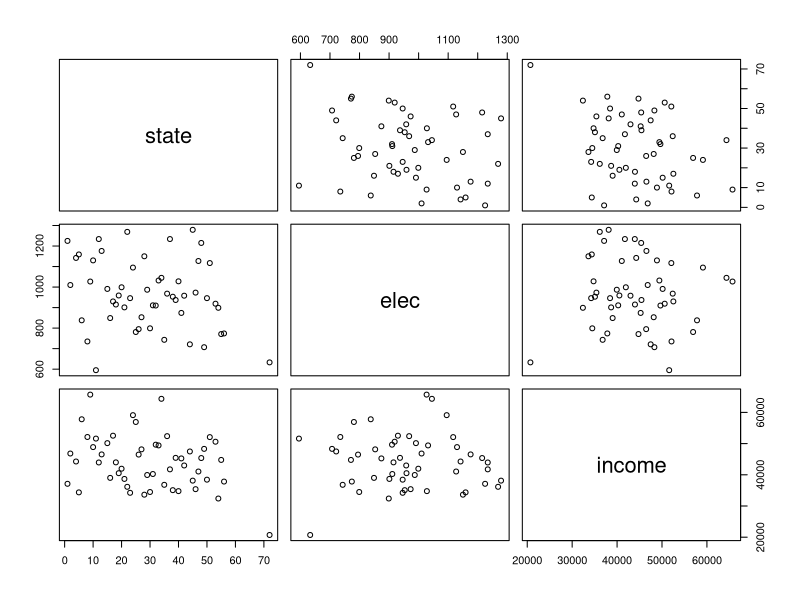
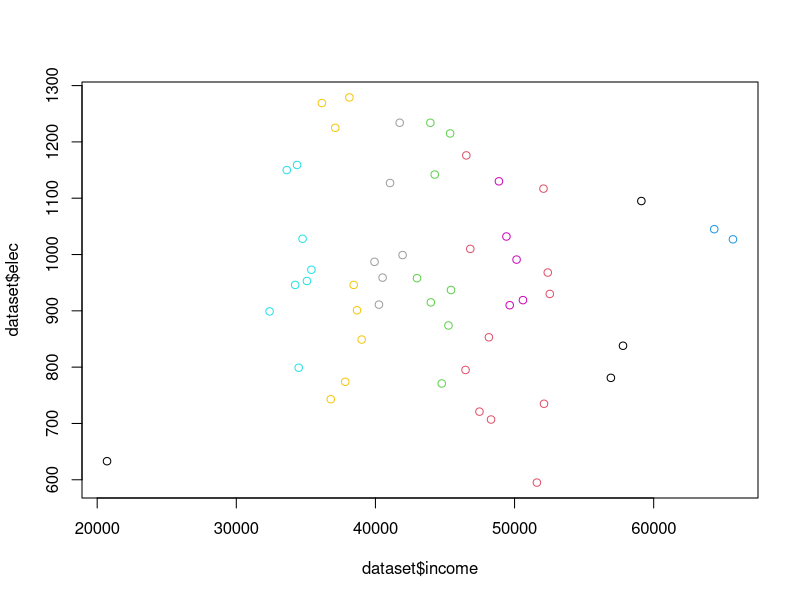
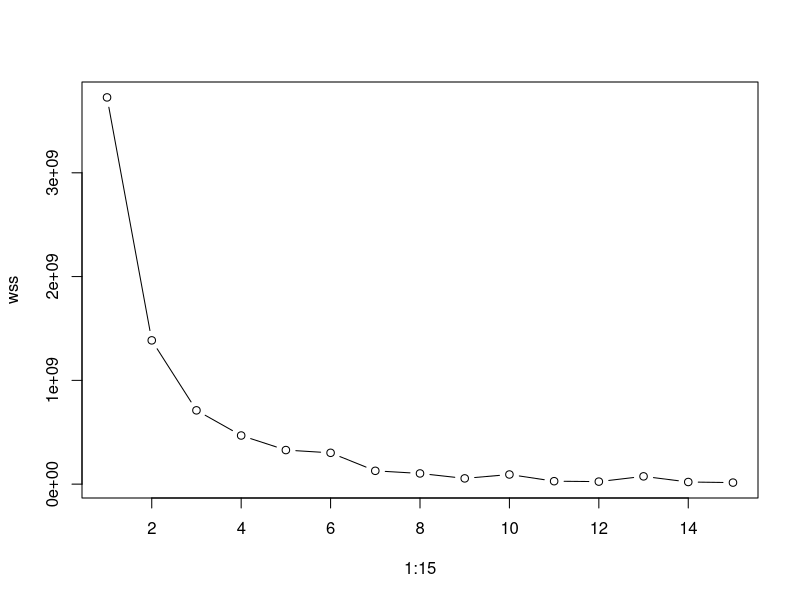
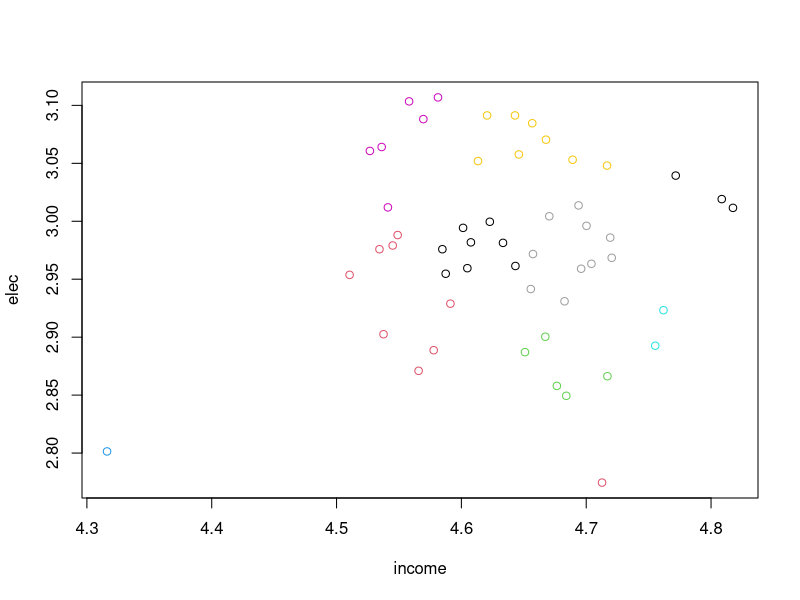
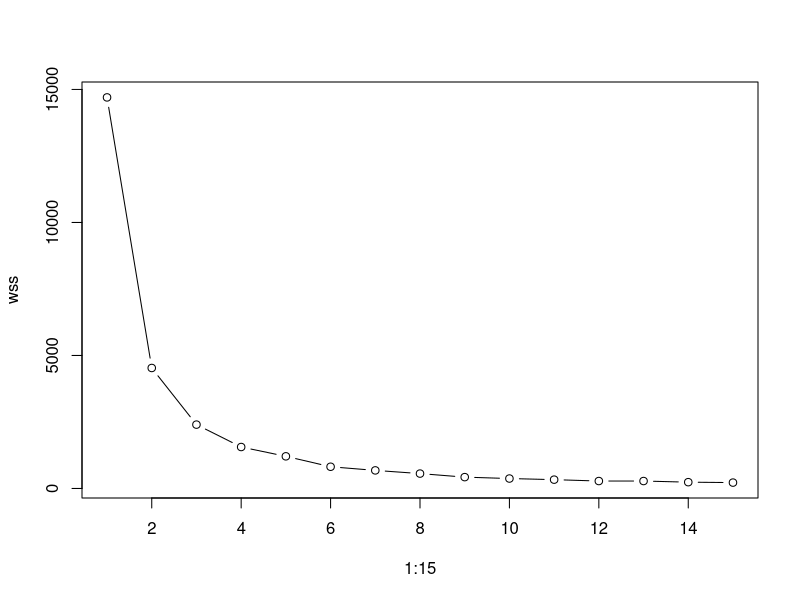
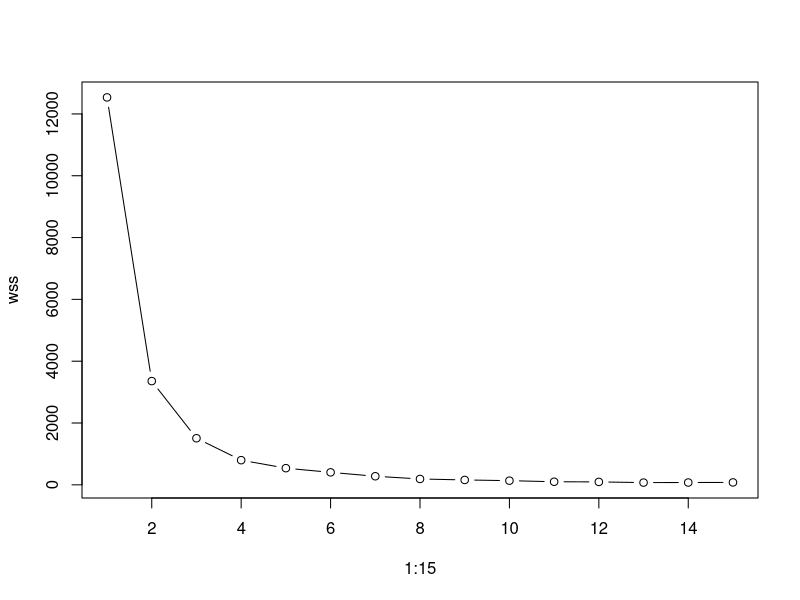
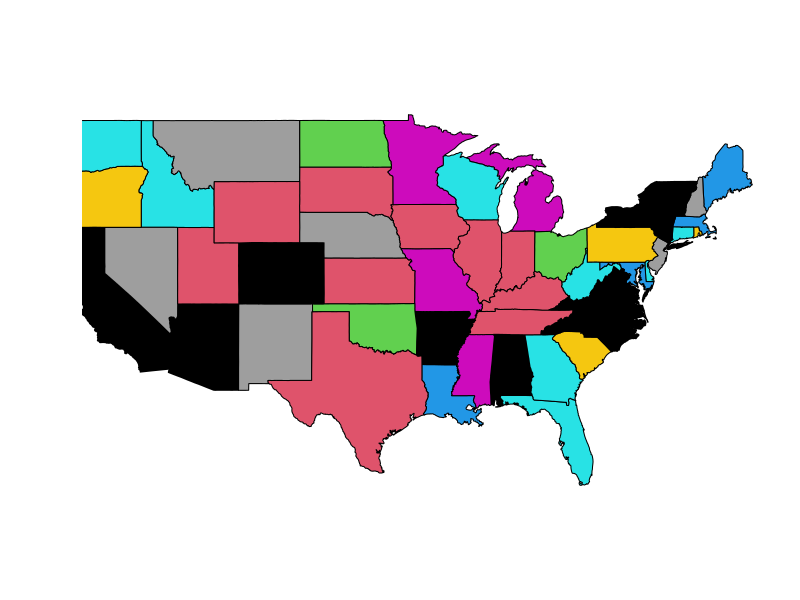
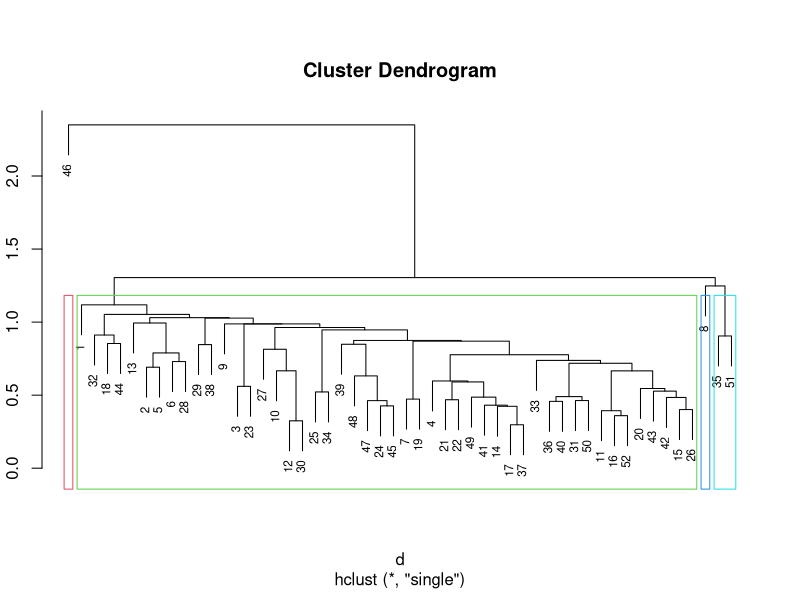

The R source for these figures, in order:
## ---- chunk 1
knitr::opts_chunk$set(echo = TRUE)
## ---- chunk 2
dataset <- read.csv('states.csv')
plot(dataset)
## ---- chunk 3
clusters <- kmeans(dataset,centers=10)
plot(dataset$income,dataset$elec, col=clusters$cluster)
points(clusters$centers, col=1:10 , pch = 8, cex = 2)
## ---- chunk 4
mydata <- dataset
wss <- numeric(15)
for (i in 1:15) wss[i] <- sum(kmeans(mydata,centers=i)$withinss)
plot(1:15, wss, type="b")
## ---- chunk 5
log10_dataset<-dataset[,1:3]
log10_dataset[,2:3]<-log10(dataset[,2:3])
## ---- chunk 6
log10_clusters <- kmeans(log10_dataset[,2:3],centers=10)
center_point <- log10_clusters$cluster[1:52]
log10_dataset<-cbind(log10_dataset,center_point)

plot(log10_dataset$income,log10_dataset$elec,col=log10_dataset$center_point,xlab="income",ylab="elec")
points(log10_clusters$centers,col=1:10,pch=8,cex=2) 
## ---- chunk 7
mydata <- log10_dataset[,]
wss <- numeric(15)
for (i in 1:15) wss[i] <- sum(kmeans(mydata,centers=i)$withinss)
plot(1:15, wss, type="b")
## ---- chunk 8
filtred_dataset <- log10_dataset[,1:3]
filtred_dataset<-filtred_dataset[filtred_dataset$state!='72',]
filtred_clusters <- kmeans(filtred_dataset[,],centers=10)
center_point <- filtred_clusters$cluster[1:51]
filtred_dataset<-cbind(filtred_dataset,center_point)
## ---- chunk 9
mydata <- filtred_dataset[,1:2]
wss <- numeric(15)
for (i in 1:15) wss[i] <- sum(kmeans(mydata,centers=i)$withinss)
plot(1:15, wss, type="b")
## ---- chunk 10
require(maps)
map_order <- c('AL', 'AZ', 'AR', 'CA', 'CO', 'CT', 'DE', 'DC', 'FL', 
               'GA', 'ID', 'IL', 'IN', 'IA', 'KS', 'KY', 'LA', 'ME', 
               'MD', 'MA', 'MA', 'MA', 'MI', 'MI', 'MN', 'MS', 'MO', 
               'MT', 'NE', 'NV', 'NH', 'NJ', 'NM', 'NY', 'NY', 'NY', 
               'NY', 'NC', 'NC', 'NC', 'ND', 'OH', 'OK', 'OR', 'PA', 
               'RI', 'SC', 'SD', 'TN', 'TX', 'UT', 'VT', 'VA', 'VA', 
               'VA', 'WA', 'WA', 'WA', 'WA', 'WA', 'WV', 'WI', 'WY')
## ---- chunk 11
named_vector <- setNames(filtred_dataset$center_point, filtred_dataset$state)
map_color <- as.factor(named_vector[map_order])
## ---- chunk 12
map_color <- filtred_clusters$cluster[order(filtred_dataset$state)]
## ---- chunk 13
maps::map('state',col = map_color,fill=T)
## ---- chunk 14
d <- dist(scale(dataset), method = "euclidean")
cl <- hclust(d, method = "single")
plot(cl, cex = 0.7)
rect.hclust(cl, k = 4, border = 2:5)
